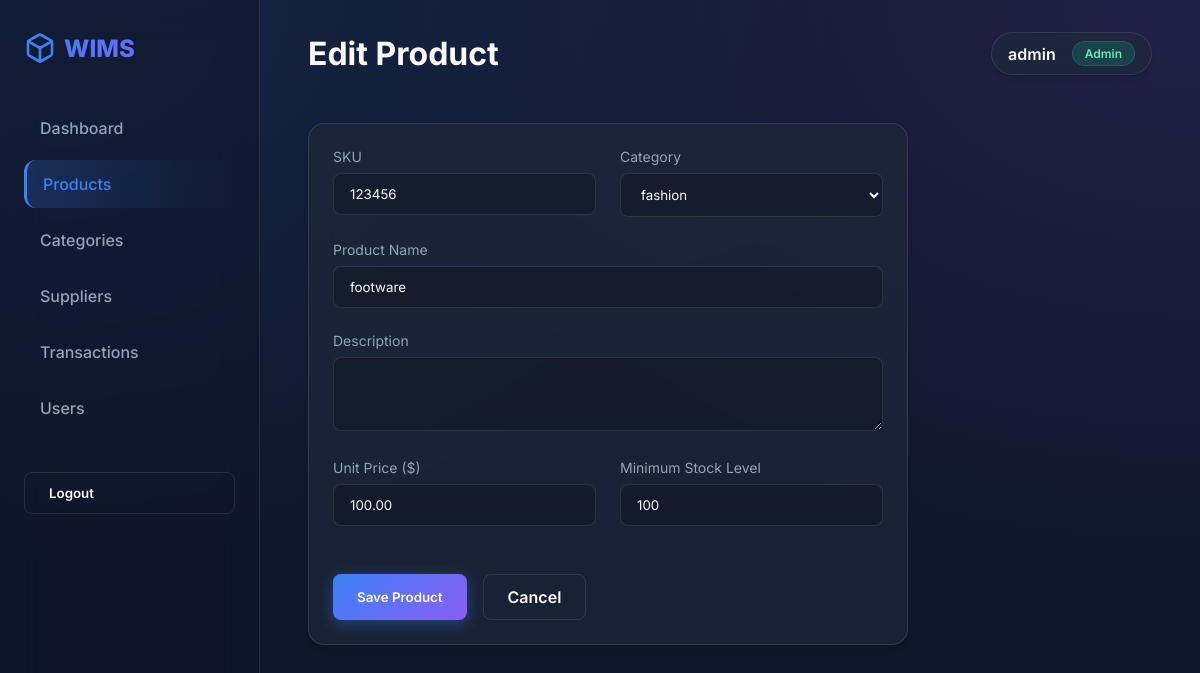
The app's page /products/1/edit/ (signed in) with its own data.
### inventory/models.py (models this page shows, shortened)
class User(AbstractUser):
    ROLE_CHOICES = (
        ("ADMIN", "Admin"),
        ("MANAGER", "Manager"),
        ("STAFF", "Staff"),
    )
    role = models.CharField(max_length=10, choices=ROLE_CHOICES, default="STAFF")

class Product(models.Model):
    sku = models.CharField(max_length=50, unique=True)
    name = models.CharField(max_length=200)
    description = models.TextField(blank=True)
    category = models.ForeignKey(
        Category, on_delete=models.SET_NULL, null=True, blank=True, related_name="products"
    )
    unit_price = models.DecimalField(max_digits=10, decimal_places=2)
    min_stock = models.IntegerField(default=0, validators=[MinValueValidator(0)])
    is_active = models.BooleanField(default=True)  # Soft delete
    class Meta:
        ordering = ["name"]

### inventory/views.py (the view)
# urls.py: path("products/<int:pk>/edit/", views.product_update, name="product_update"),
@login_required
@user_passes_test(is_manager_or_above)
def product_update(request, pk):
    product = get_object_or_404(Product, pk=pk, is_active=True)
    if request.method == "POST":
        form = ProductForm(request.POST, instance=product)
        if form.is_valid():
            form.save()
            messages.success(request, "Product updated successfully.")
            return redirect("product_list")
    else:
        form = ProductForm(instance=product)
    return render(
        request, "inventory/product_form.html", {"form": form, "title": "Edit Product"}
    )

### inventory/forms.py
class ProductForm(forms.ModelForm):
    class Meta:
        model = Product
        fields = ["sku", "name", "description", "category", "unit_price", "min_stock"]
        widgets = {
            "description": forms.Textarea(attrs={"rows": 3}),
        }
        help_texts = {
            "min_stock": "Alert threshold — dashboard will highlight when stock falls at or below this level.",
            "sku": "Stock Keeping Unit — must be unique per product.",
        }

### inventory/models.py (called while the page is built)
    def __str__(self):
        return self.name

### inventory/views.py (called while the page is built)
def is_manager_or_above(user):
    return user.is_authenticated and (user.role in ("ADMIN", "MANAGER") or user.is_superuser)

### templates/inventory/product_form.html (shortened to what this page needs)
{% extends "inventory/base.html" %}
{% block page_title %}{{ title }}{% endblock %}
{% block content %}
<div class="card glass" style="max-width: 600px;">
    <form method="post">
        <div class="grid grid-cols-2">
            <div class="form-group">
                <label for="{{ form.sku.id_for_label }}">SKU</label>
                {{ form.sku }}
            </div>
            <div class="form-group">
                <label for="{{ form.category.id_for_label }}">Category</label>
                {{ form.category }}
            </div>
        </div>
        <div class="form-group">
            <label for="{{ form.name.id_for_label }}">Product Name</label>
            {{ form.name }}
        </div>
        <div class="form-group">
            <label for="{{ form.description.id_for_label }}">Description</label>
            {{ form.description }}
        </div>
        <div class="grid grid-cols-2 mb-8">
            <div class="form-group mb-4">
                <label for="{{ form.unit_price.id_for_label }}">Unit Price ($)</label>
                {{ form.unit_price }}
            </div>
            <div class="form-group mb-4">
                <label for="{{ form.min_stock.id_for_label }}">Minimum Stock Level</label>
                {{ form.min_stock }}
            </div>
        </div>
        <div class="flex gap-4">
            <button type="submit" class="btn btn-primary">Save Product</button>
            <a href="{% url 'product_list' %}" class="btn btn-outline">Cancel</a>
        </div>
    </form>
</div>
{% endblock %}

### templates/inventory/base.html (shortened to what this page needs)
<!DOCTYPE html>
<html lang="en">
<head>
    {% load static %}
    <link rel="stylesheet" href="{% static 'css/styles.css' %}">
</head>
<body>
    {% if user.is_authenticated %}
    <aside class="sidebar">
        <div class="sidebar-logo">
            WIMS
        </div>
        <ul class="nav-links">
            <li class="nav-item">
                <a href="{% url 'dashboard' %}" class="{% if request.resolver_match.url_name == 'dashboard' %}active{% endif %}">
                    Dashboard
                </a>
            </li>
            <li class="nav-item">
                <a href="{% url 'product_list' %}" class="{% if 'product' in request.resolver_match.url_name %}active{% endif %}">
                    Products
                </a>
            </li>
            <li class="nav-item">
                <a href="{% url 'category_list' %}" class="{% if 'category' in request.resolver_match.url_name %}active{% endif %}">
                    Categories
                </a>
            </li>
            <li class="nav-item">
                <a href="{% url 'supplier_list' %}" class="{% if 'supplier' in request.resolver_match.url_name %}active{% endif %}">
                    Suppliers
                </a>
            </li>
            <li class="nav-item">
                <a href="{% url 'transaction_list' %}" class="{% if 'transaction' in request.resolver_match.url_name %}active{% endif %}">
                    Transactions
                </a>
            </li>
            {% if user.role == 'ADMIN' or user.is_superuser %}
            <li class="nav-item">
                <a href="{% url 'user_list' %}" class="{% if 'user' in request.resolver_match.url_name %}active{% endif %}">
                    Users
                </a>
            </li>
            {% endif %}
            <li class="nav-item" style="margin-top: 2rem;">
                <form action="{% url 'logout' %}" method="post">
                    <button type="submit" class="btn btn-outline" style="width: 100%; justify-content: flex-start;">Logout</button>
                </form>
            </li>
        </ul>
    </aside>
    {% endif %}
    <main class="main-content" {% if not user.is_authenticated %}style="margin-left: 0; max-width: 100vw; display: flex; align-items: center; justify-content: center;"{% endif %}>
        {% if user.is_authenticated %}
        <header class="top-header">
            <h1 class="page-title">{% block page_title %}Dashboard{% endblock %}</h1>
            <div class="user-profile glass" style="padding: 0.5rem 1rem; border-radius: 999px;">
                <span style="font-weight: 600;">{{ user.username }}</span>
                <span class="badge badge-success">{{ user.get_role_display }}</span>
            </div>
        </header>
        {% endif %}
        {% block content %}{% endblock %}
    </main>
</body>
</html>

### static/css/styles.css (style rules this page uses)
:root { --bg-dark: #0f172a; --bg-card: rgba(30, 41, 59, 0.7); --primary: #3b82f6; --primary-hover: #2563eb; --accent: #8b5cf6; --text-main: #f8fafc; --text-muted: #94a3b8; --border-color: rgba(255, 255, 255, 0.1); --success: #10b981; --warning: #f59e0b; --danger: #ef4444; --font-main: 'Inter', sans-serif; }
* { box-sizing: border-box; margin: 0; padding: 0; }
body { font-family: var(--font-main); background-color: var(--bg-dark); color: var(--text-main); min-height: 100vh; display: flex; overflow-x: hidden; background-image: radial-gradient(at 0% 0%, rgba(59, 130, 246, 0.15) 0px, transparent 50%), radial-gradient(at 100% 0%, rgba(139, 92, 246, 0.15) 0px, transparent 50%); background-attachment: fixed; }
.glass { background: var(--bg-card); backdrop-filter: blur(12px); -webkit-backdrop-filter: blur(12px); border: 1px solid var(--border-color); border-radius: 16px; box-shadow: 0 4px 6px -1px rgba(0, 0, 0, 0.1), 0 2px 4px -1px rgba(0, 0, 0, 0.06); }
.sidebar { width: 260px; height: 100vh; position: fixed; left: 0; top: 0; padding: 2rem 1.5rem; display: flex; flex-direction: column; z-index: 10; border-right: 1px solid var(--border-color); background: rgba(15, 23, 42, 0.6); backdrop-filter: blur(20px); }
.sidebar-logo { font-size: 1.5rem; font-weight: 800; margin-bottom: 2.5rem; background: linear-gradient(to right, var(--primary), var(--accent)); -webkit-background-clip: text; -webkit-text-fill-color: transparent; display: flex; align-items: center; gap: 0.5rem; }
.nav-links { list-style: none; display: flex; flex-direction: column; gap: 0.5rem; }
.nav-item a { display: flex; align-items: center; gap: 1rem; padding: 0.875rem 1rem; color: var(--text-muted); text-decoration: none; border-radius: 12px; font-weight: 500; }
.nav-item a.active { background: linear-gradient(90deg, rgba(59,130,246,0.2) 0%, transparent 100%); color: var(--primary); border-left: 3px solid var(--primary); }
.main-content { margin-left: 260px; flex: 1; padding: 2rem 3rem; max-width: calc(100vw - 260px); }
.top-header { display: flex; justify-content: space-between; align-items: center; margin-bottom: 3rem; }
.page-title { font-size: 2rem; font-weight: 700; color: var(--text-main); }
.user-profile { display: flex; align-items: center; gap: 1rem; }
.card { padding: 1.5rem; }
.badge { padding: 0.25rem 0.75rem; border-radius: 9999px; font-size: 0.75rem; font-weight: 600; display: inline-flex; align-items: center; gap: 0.375rem; }
.badge-success { background: rgba(16, 185, 129, 0.2); color: #6ee7b7; border: 1px solid rgba(16, 185, 129, 0.3); }
.form-group { margin-bottom: 1.5rem; }
label { display: block; margin-bottom: 0.5rem; color: var(--text-muted); font-size: 0.875rem; }
input[type="text"], input[type="number"], input[type="email"], input[type="password"], select, textarea { width: 100%; padding: 0.75rem 1rem; background: rgba(0, 0, 0, 0.2); border: 1px solid var(--border-color); border-radius: 8px; color: var(--text-main); font-family: inherit; }
.btn { display: inline-flex; align-items: center; justify-content: center; gap: 0.5rem; padding: 0.75rem 1.5rem; border-radius: 8px; font-weight: 600; cursor: pointer; border: none; font-family: inherit; text-decoration: none; }
.btn-primary { background: linear-gradient(135deg, var(--primary), var(--accent)); color: white; box-shadow: 0 4px 15px rgba(59, 130, 246, 0.4); }
.btn-outline { background: transparent; border: 1px solid var(--border-color); color: var(--text-main); }
.grid { display: grid; gap: 1.5rem; }
.grid-cols-2 { grid-template-columns: repeat(2, 1fr); }
.flex { display: flex; }
.gap-4 { gap: 1rem; }
.mb-4 { margin-bottom: 1rem; }
.mb-8 { margin-bottom: 2rem; }

### records on screen
User: username "admin", role "Admin"
Product: sku "123456", category "fashion", name "footware", unit_price "100.00", min_stock "100"

### other values on screen
{{ title }} "Edit Product"
